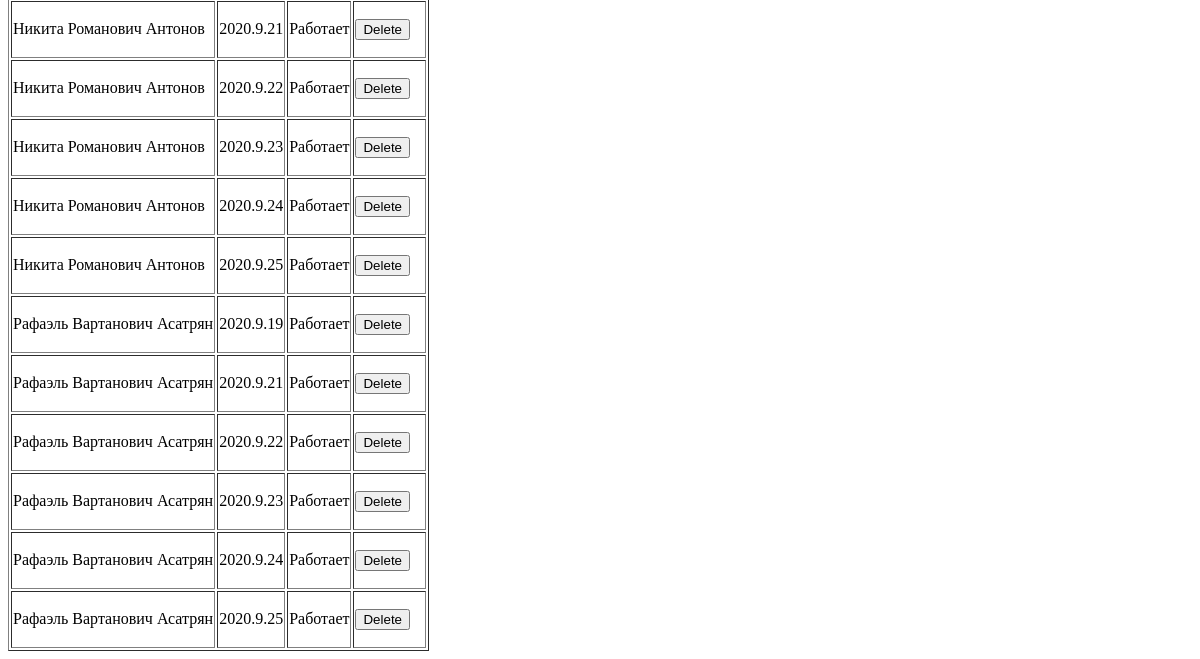
Before: /admin/schedules (signed in, lower part) with the older database file.
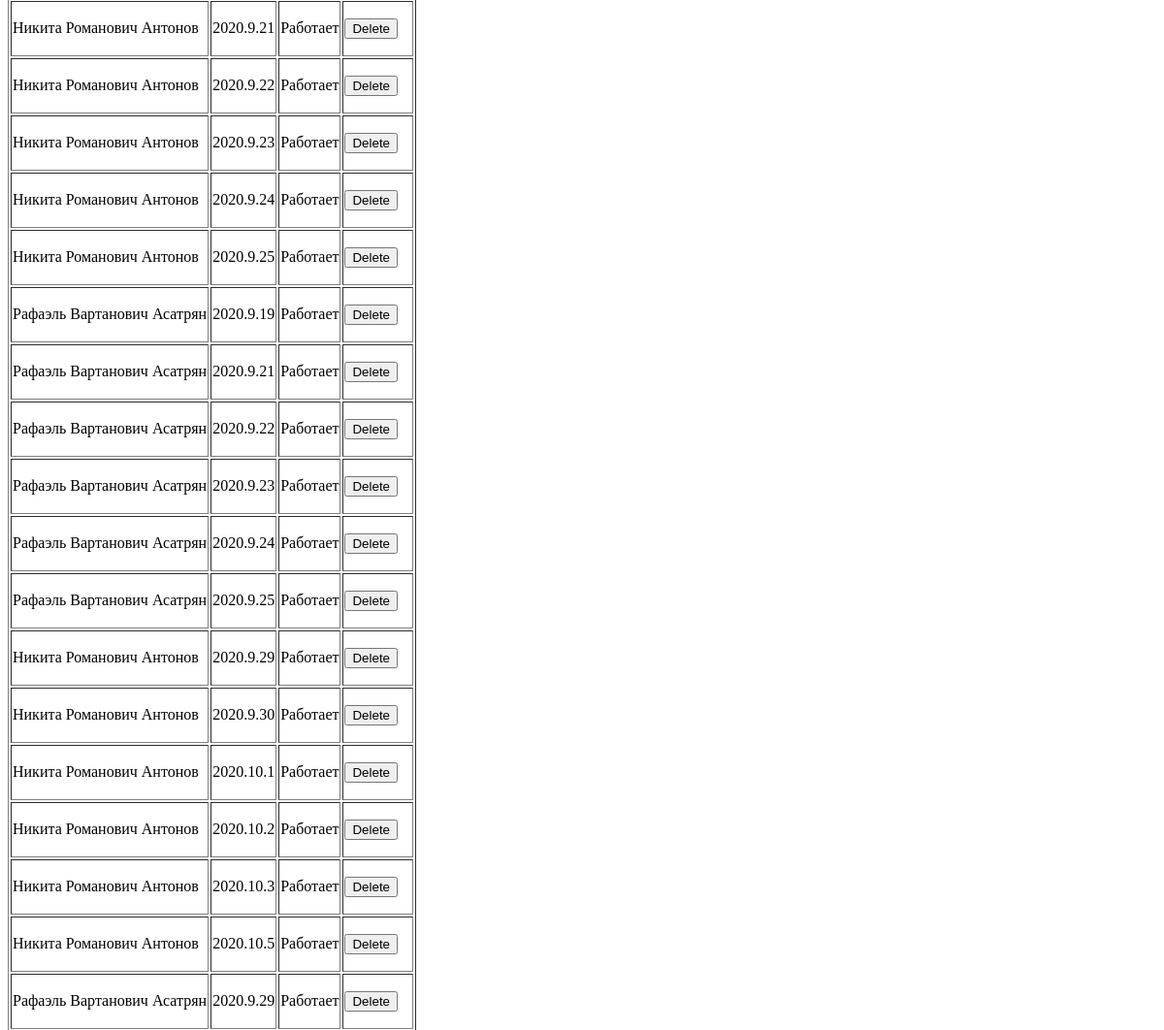
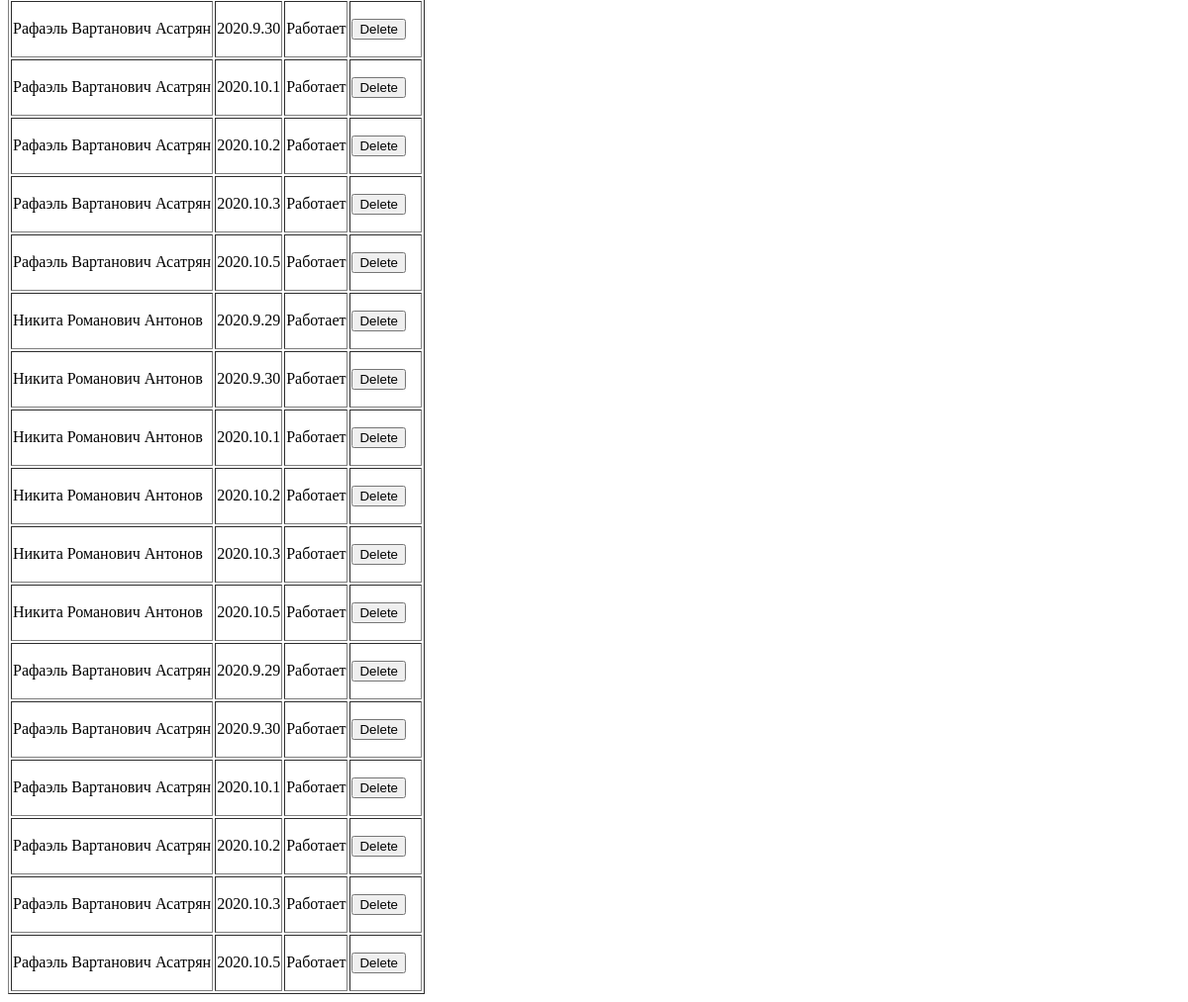
After: the same page with the newer database file (2 pictures, top to bottom).
### model.py (models this page shows, shortened)
class ScheduleRecord(db.Model):
    __tablename__='chedule_records'
    id = db.Column(db.Integer, primary_key = True)
    doctor_id = db.Column(db.Integer, db.ForeignKey('doctors.id'),nullable=False)
    doctor = db.relationship('Doctor', backref=db.backref('schedules', lazy=True))
    date = db.Column(db.Date,nullable=False)
    status = db.Column(db.String(40), nullable=False)
    unique_status = db.UniqueConstraint('doctor_id','date')

class Doctor(db.Model):
    __tablename__ = 'doctors'
    id = db.Column( db.Integer, primary_key=True)
    department_id = db.Column(db.Integer, db.ForeignKey('departments.id'), nullable=False)
    department = db.relationship('Department', backref=db.backref('doctors', lazy=True))
    first_name = db.Column( db.String(50), nullable =False)
    middle_name = db.Column( db.String(120), nullable =True)
    surname = db.Column(db.String(50), nullable=False)

### app.py (the view)
@app.route('/admin/schedules')
@login_required
def schedules_table():
    schedules = schedules_info()
    return render_template('table_views/schedules.html', schedules = schedules)

### Tables.py (called while the page is built)
def schedules_info():
    schedules = db.session.query(ScheduleRecord, Doctor).join(Doctor,Doctor.id == ScheduleRecord.doctor_id)
    return schedules.all()

### app.py (called while the page is built)
@login_manager.user_loader
def load_user(user_id):
    return db.session.query(User).get(user_id)

### templates/table_views/schedules.html (shortened to what this page needs)
<!DOCTYPE html>
<html lang="en">
<head>
</head>
<body>
<div>
    <table border="1">
        {% for schedule in schedules %}
        <tr>
            <td>
                {{schedule.Doctor.first_name}} {{schedule.Doctor.middle_name}} {{schedule.Doctor.surname}}
            </td>
            <td align="center">
                {{schedule.ScheduleRecord.date.year}}.{{schedule.ScheduleRecord.date.month}}.{{schedule.ScheduleRecord.date.day}}
            </td>
            <td>
                {{schedule.ScheduleRecord.status}}
            </td>
            <td>
                <p>
                    <button>Delete</button>
                </p>
            </td>
        </tr>
        {% endfor %}
    </table>
</div>
</body>
</html>

Changed rows visible on the page:
added ScheduleRecord: Doctor.first_name "Никита", Doctor.middle_name "Романович", Doctor.surname "Антонов", ScheduleRecord.date.year "2020", ScheduleRecord.date.month "9", ScheduleRecord.date.day "29", ScheduleRecord.status "Работает"
added ScheduleRecord: Doctor.first_name "Никита", Doctor.middle_name "Романович", Doctor.surname "Антонов", ScheduleRecord.date.year "2020", ScheduleRecord.date.month "9", ScheduleRecord.date.day "30", ScheduleRecord.status "Работает"
added ScheduleRecord: Doctor.first_name "Никита", Doctor.middle_name "Романович", Doctor.surname "Антонов", ScheduleRecord.date.year "2020", ScheduleRecord.date.month "10", ScheduleRecord.date.day "1", ScheduleRecord.status "Работает"
added ScheduleRecord: Doctor.first_name "Никита", Doctor.middle_name "Романович", Doctor.surname "Антонов", ScheduleRecord.date.year "2020", ScheduleRecord.date.month "10", ScheduleRecord.date.day "2", ScheduleRecord.status "Работает"
added ScheduleRecord: Doctor.first_name "Никита", Doctor.middle_name "Романович", Doctor.surname "Антонов", ScheduleRecord.date.year "2020", ScheduleRecord.date.month "10", ScheduleRecord.date.day "3", ScheduleRecord.status "Работает"
added ScheduleRecord: Doctor.first_name "Никита", Doctor.middle_name "Романович", Doctor.surname "Антонов", ScheduleRecord.date.year "2020", ScheduleRecord.date.month "10", ScheduleRecord.date.day "5", ScheduleRecord.status "Работает"
added ScheduleRecord: Doctor.first_name "Рафаэль", Doctor.middle_name "Вартанович", Doctor.surname "Асатрян", ScheduleRecord.date.year "2020", ScheduleRecord.date.month "9", ScheduleRecord.date.day "29", ScheduleRecord.status "Работает"
added ScheduleRecord: Doctor.first_name "Рафаэль", Doctor.middle_name "Вартанович", Doctor.surname "Асатрян", ScheduleRecord.date.year "2020", ScheduleRecord.date.month "9", ScheduleRecord.date.day "30", ScheduleRecord.status "Работает"
added ScheduleRecord: Doctor.first_name "Рафаэль", Doctor.middle_name "Вартанович", Doctor.surname "Асатрян", ScheduleRecord.date.year "2020", ScheduleRecord.date.month "10", ScheduleRecord.date.day "1", ScheduleRecord.status "Работает"
added ScheduleRecord: Doctor.first_name "Рафаэль", Doctor.middle_name "Вартанович", Doctor.surname "Асатрян", ScheduleRecord.date.year "2020", ScheduleRecord.date.month "10", ScheduleRecord.date.day "2", ScheduleRecord.status "Работает"
added ScheduleRecord: Doctor.first_name "Рафаэль", Doctor.middle_name "Вартанович", Doctor.surname "Асатрян", ScheduleRecord.date.year "2020", ScheduleRecord.date.month "10", ScheduleRecord.date.day "3", ScheduleRecord.status "Работает"
added ScheduleRecord: Doctor.first_name "Рафаэль", Doctor.middle_name "Вартанович", Doctor.surname "Асатрян", ScheduleRecord.date.year "2020", ScheduleRecord.date.month "10", ScheduleRecord.date.day "5", ScheduleRecord.status "Работает"
added ScheduleRecord: Doctor.first_name "Никита", Doctor.middle_name "Романович", Doctor.surname "Антонов", ScheduleRecord.date.year "2020", ScheduleRecord.date.month "9", ScheduleRecord.date.day "29", ScheduleRecord.status "Работает"
added ScheduleRecord: Doctor.first_name "Никита", Doctor.middle_name "Романович", Doctor.surname "Антонов", ScheduleRecord.date.year "2020", ScheduleRecord.date.month "9", ScheduleRecord.date.day "30", ScheduleRecord.status "Работает"
added ScheduleRecord: Doctor.first_name "Никита", Doctor.middle_name "Романович", Doctor.surname "Антонов", ScheduleRecord.date.year "2020", ScheduleRecord.date.month "10", ScheduleRecord.date.day "1", ScheduleRecord.status "Работает"
added ScheduleRecord: Doctor.first_name "Никита", Doctor.middle_name "Романович", Doctor.surname "Антонов", ScheduleRecord.date.year "2020", ScheduleRecord.date.month "10", ScheduleRecord.date.day "2", ScheduleRecord.status "Работает"
added ScheduleRecord: Doctor.first_name "Никита", Doctor.middle_name "Романович", Doctor.surname "Антонов", ScheduleRecord.date.year "2020", ScheduleRecord.date.month "10", ScheduleRecord.date.day "3", ScheduleRecord.status "Работает"
added ScheduleRecord: Doctor.first_name "Никита", Doctor.middle_name "Романович", Doctor.surname "Антонов", ScheduleRecord.date.year "2020", ScheduleRecord.date.month "10", ScheduleRecord.date.day "5", ScheduleRecord.status "Работает"
added ScheduleRecord: Doctor.first_name "Рафаэль", Doctor.middle_name "Вартанович", Doctor.surname "Асатрян", ScheduleRecord.date.year "2020", ScheduleRecord.date.month "9", ScheduleRecord.date.day "29", ScheduleRecord.status "Работает"
added ScheduleRecord: Doctor.first_name "Рафаэль", Doctor.middle_name "Вартанович", Doctor.surname "Асатрян", ScheduleRecord.date.year "2020", ScheduleRecord.date.month "9", ScheduleRecord.date.day "30", ScheduleRecord.status "Работает"
added ScheduleRecord: Doctor.first_name "Рафаэль", Doctor.middle_name "Вартанович", Doctor.surname "Асатрян", ScheduleRecord.date.year "2020", ScheduleRecord.date.month "10", ScheduleRecord.date.day "1", ScheduleRecord.status "Работает"
added ScheduleRecord: Doctor.first_name "Рафаэль", Doctor.middle_name "Вартанович", Doctor.surname "Асатрян", ScheduleRecord.date.year "2020", ScheduleRecord.date.month "10", ScheduleRecord.date.day "2", ScheduleRecord.status "Работает"
added ScheduleRecord: Doctor.first_name "Рафаэль", Doctor.middle_name "Вартанович", Doctor.surname "Асатрян", ScheduleRecord.date.year "2020", ScheduleRecord.date.month "10", ScheduleRecord.date.day "3", ScheduleRecord.status "Работает"
added ScheduleRecord: Doctor.first_name "Рафаэль", Doctor.middle_name "Вартанович", Doctor.surname "Асатрян", ScheduleRecord.date.year "2020", ScheduleRecord.date.month "10", ScheduleRecord.date.day "5", ScheduleRecord.status "Работает"
